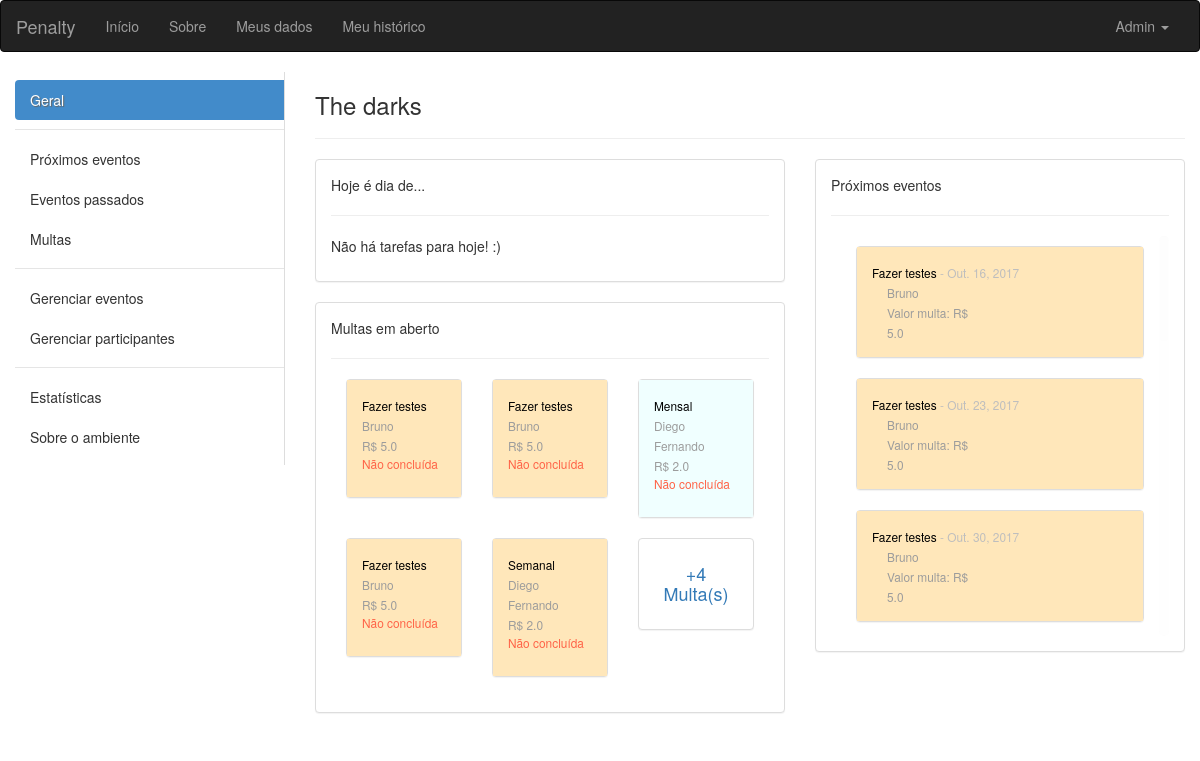
Page /ambiente/2/ (signed in) on the earlier database version.
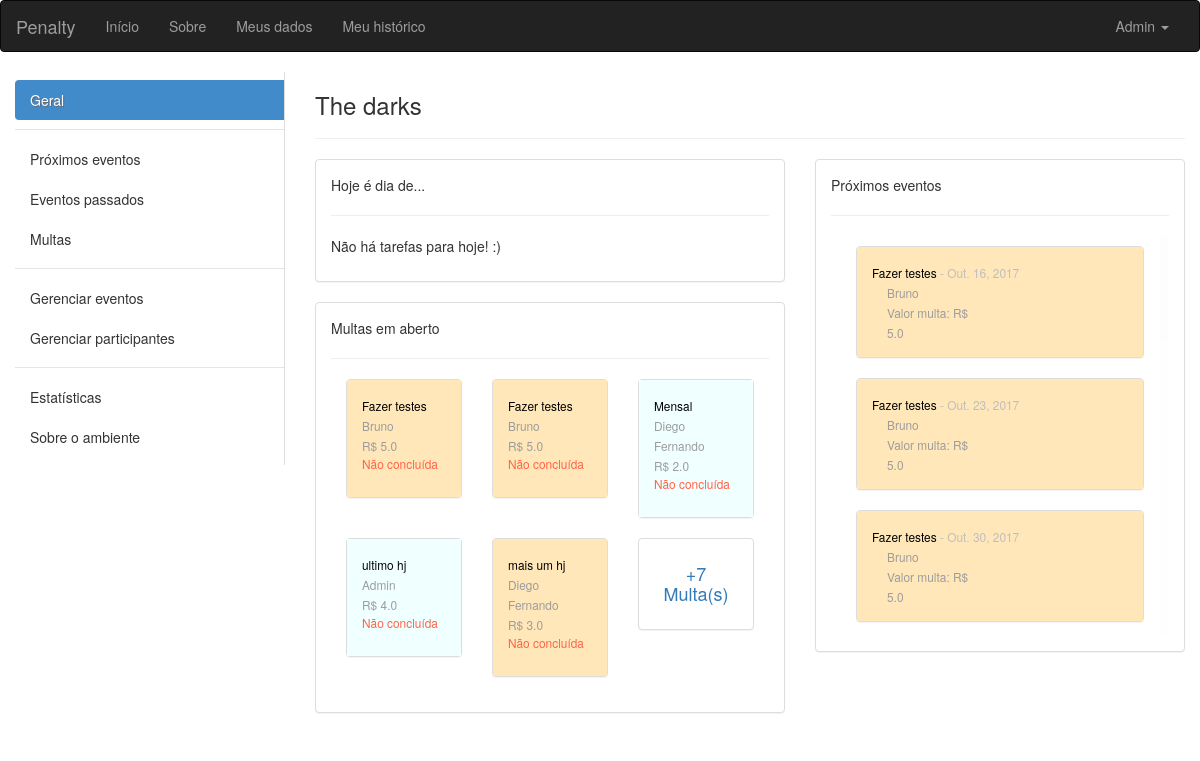
Same page on the later database version.
### ambiente/models.py (models this page shows, shortened)
class Evento(models.Model):
	INTERVALOS = (
        ('D', 'Dias'),
        ('S', 'Semanas'),
        ('M', 'Meses'),
    )
	nome = models.CharField(max_length=100, verbose_name='Nome', null=False, blank=False)
	descricao = models.CharField(max_length=100, verbose_name='Descrição', null=True, blank=False)
	criador = models.ForeignKey(User, verbose_name='Criador', null=False, blank=False, related_name='+', default=1)
	responsavel = models.ForeignKey(User, verbose_name='Responsavel pela tarefa', null=False, blank=False, related_name='+', default=1)
	ambiente = models.ForeignKey(Ambiente, verbose_name='Ambiente', null=False, blank=False, related_name='+')
	data_inicio = models.DateField(default=date.today)
	data_fim = models.DateField(verbose_name='Data de término')
	dia_evento = models.DateField()
	id_agrupador = models.IntegerField()
	valor_multa = models.FloatField(verbose_name='Valor da multa', blank=False, default=2.0)
	quantidade_intervalos_repeticao = models.IntegerField(verbose_name='Se repete em')
	intervalo = models.CharField(max_length=40, choices=INTERVALOS, null=False, blank=False)
	solicitacao_de_validacao = models.BooleanField(default=False)
	momento_da_solicitacao = models.DateTimeField(blank=True, null=True)

### ambiente/views.py (the view)
# urls.py: url(r'^(?P<pk>[0-9]+)/$', views.detalhe_ambiente, name='ambiente'),
def detalhe_ambiente(request, pk):
	ambiente = get_object_or_404(Ambiente, pk=pk)
	get_object_or_404(ambiente.participantes, pk=request.user.pk)
	participantes = ambiente.participantes.values()
	tarefas_hj = Evento.objects.filter(ambiente=ambiente).filter(dia_evento=date.today()).order_by('dia_evento')
	tarefas_proximas = Evento.objects.filter(ambiente=ambiente).filter(dia_evento__gt=date.today()).order_by('dia_evento')[0:11]
	resto_tarefas = False
	if len(tarefas_hj) > 2:
		resto_tarefas = len(tarefas_hj) - 2
	multas = Evento.objects.filter(ambiente=ambiente).filter(dia_evento__lt=date.today()).filter(solicitacao_de_validacao=False).order_by('dia_evento')[::-1]
	resto_multas = False
	if len(multas) > 5:
		resto_multas = len(multas) - 5
	return render(request, 'detalhe_ambiente.html', {'ambiente':ambiente,
													'participantes':participantes,
													'tarefas_hj':tarefas_hj[0:2],
													'tarefas_hj_total':tarefas_hj,
													'resto_tarefas':resto_tarefas,
													'tarefas_proximas':tarefas_proximas,
													'multas':multas[0:5],
													'resto_multas':resto_multas})

### ambiente/templatetags/aux_tags.py (called while the page is built)
@register.filter(name='coment')
def coment(value):
	return len(ComentariosDeEventos.objects.filter(evento=value))

### ambiente/templates/detalhe_ambiente.html (shortened to what the changed rows need)
{% extends "base.html" %}
{% load aux_tags %}
{% block conteudo %}
<div class="container-fluid">
	<div class="row">
	<div class="col-sm-5">
		<div class="panel panel-default">
		  <div class="panel-body">
		  	{% for evento in multas %}
		  	<div class="col-xs-12 col-sm-12 col-md-12 col-lg-4">
			  	<div class="panel panel-default">
			  	  {% if evento.intervalo == "D" %}
			  	  	<div class="panel-body dias">
			  	  {% elif evento.intervalo == "S" %}
			  	  	<div class="panel-body semanas">
			  	  {% else %}
			  	    <div class="panel-body meses">
			  	  {% endif %}
			  	  <small class="pCinzaUser">
				    <a href="{% url 'ambiente:tarefa' ambiente.pk evento.pk %}" class="titulopindex">{{ evento.nome|truncatechars:16 }}</a>
				    <br>
			    	{{ evento.responsavel.first_name|truncatechars:16 }}<br>
			    	R$ {{ evento.valor_multa }}<br>
			    	{% if evento.solicitacao_de_validacao %}
			    		<p style="color: #008B45;">Concluído</p>
			    	{% else %}
			    		<p style="color: #FF6347;">Não concluída</p>
			    	{% endif %}
			      </small>
				  </div>
				</div>
			  </div>
			{% empty %}
	  			<p>Não há multas nesse ambiente! :)</p>
		  	{% endfor %}
		  	{% if resto_multas %}
	  		<div class="col-xs-12 col-sm-12 col-md-12 col-lg-4">
			  	<div class="panel panel-default">
			  	  <div class="panel-body">
			  	  	<a href="{% url 'ambiente:eventos_multados' ambiente.pk %}"><h4 style="text-align: center;">+{{ resto_multas }} Multa(s)</h4></a>
				  </div>
				</div>
			  </div>
		  	{% endif %}
		  </div>
		</div>
	</div>
	<div class="col-sm-4">
		<div class="panel panel-default">
		  <div class="panel-body">
		  	<div class="nano">
				<div class="nano-content">
				  	{% for evento in tarefas_proximas %}
					  <div class="col-xs-12 col-sm-12 col-md-12 col-lg-12">
					  	<div class="panel panel-default">
					  	  {% if evento.intervalo == "D" %}
					  	  	<div class="panel-body dias">
					  	  {% elif evento.intervalo == "S" %}
					  	  	<div class="panel-body semanas">
					  	  {% else %}
					  	    <div class="panel-body meses">
					  	  {% endif %}
					  	  	<small class="pCinzaUser">
						    	<a href="{% url 'ambiente:tarefa' ambiente.pk evento.pk %}" class="titulopindex">{{ evento.nome }}</a><span class="pCinza"> - {{ evento.dia_evento }}</span>
							</small>
						    <div class="col-xs-12 col-sm-12 col-md-6 col-lg-6">
						    	<small class="pCinzaUser">
							    	{{ evento.responsavel.first_name }}<br>
							    	Valor multa: R$ {{ evento.valor_multa }}<br>
						    	</small>
						    </div>
						    <div class="col-xs-12 col-sm-12 col-md-6 col-lg-6">
						    </div>
						  </div>
						</div>
					  </div>
				  {% empty %}
				  	<div class="container">
				  		<p>Não há nenhuma tarefa futura neste ambiente.</p>
				  	</div>
				  {% endfor %}
				</div>
			</div>
		  </div>
		</div>
	</div>
	</div>
</div>
{% endblock conteudo %}

Differences in the rows shown:
no longer on this page (row unchanged): Evento: nome "Fazer testes", responsavel.first_name "Bruno", valor_multa "5.0", solicitacao_de_validacao "Não concluída", shown under "The darks"
no longer on this page (row unchanged): Evento: nome "Semanal", responsavel.first_name "Diego Fernando", valor_multa "2.0", solicitacao_de_validacao "Não concluída", shown under "The darks"
added Evento: nome "ultimo hj", responsavel.first_name "Admin", valor_multa "4.0", solicitacao_de_validacao "Não concluída", shown under "The darks"
added Evento: nome "mais um hj", responsavel.first_name "Diego Fernando", valor_multa "3.0", solicitacao_de_validacao "Não concluída", shown under "The darks"
Other differences:
{{ resto_multas }}: "4" → "7"
